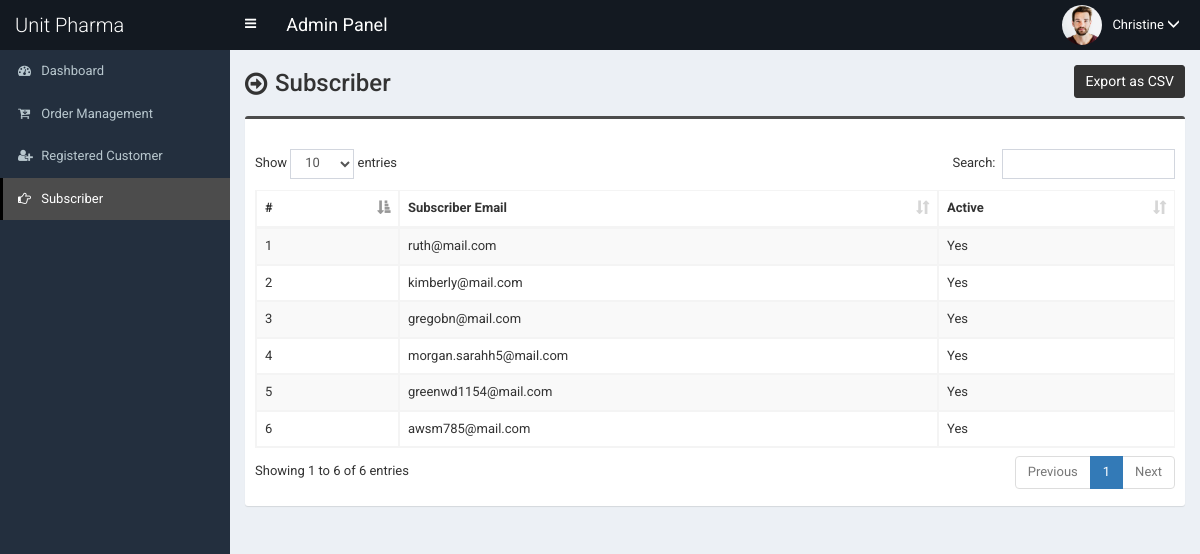
/admin/subscriber.php (signed in), run on the app's committed database.
### tables this page shows
CREATE TABLE `tbl_subscriber` (
  `subs_id` int(11) NOT NULL,
  `subs_email` varchar(255) NOT NULL,
  `subs_date` varchar(100) NOT NULL,
  `subs_date_time` varchar(100) NOT NULL,
  `subs_hash` varchar(255) NOT NULL,
  `subs_active` int(11) NOT NULL
);

### admin/subscriber.php (the view, shortened to what this page needs)
<?php require_once('header.php'); ?>
<section class="content-header">
	<div class="content-header-left">
		<h1>Subscriber</h1>
	</div>
	<div class="content-header-right">
		<a href="subscriber-csv.php" class="btn btn-primary btn-sm">Export as CSV</a>
	</div>
</section>
<section class="content">
  <div class="row">
    <div class="col-md-12">
      <div class="box box-info">
        <div class="box-body table-responsive">
          <table id="example1" class="table table-bordered table-hover table-striped">
			<thead>
			    <tr>
			        <th>#</th>
			        <th>Subscriber Email</th>
					<th>Active</th>
			    </tr>
			</thead>
            <tbody>
            	<?php
            	$i=0;
            	$statement = $pdo->prepare("SELECT * FROM tbl_subscriber WHERE subs_active=1");
            	$statement->execute();
            	$result = $statement->fetchAll(PDO::FETCH_ASSOC);
            	foreach ($result as $row) {
            		$i++;
            		?>
					<tr>
	                    <td><?php echo $i; ?></td>
	                    <td><?php echo $row['subs_email']; ?></td>
						<td><?php if($row['subs_active']==1) {echo "Yes";}else{echo "No";}?>
	                </tr>
            		<?php
            	}
            	?>
            </tbody>
          </table>
        </div>
      </div>
</section>
<?php require_once('footer.php'); ?>

### admin/style.css (style rules this page uses)
body { font-size: 13px; font-family: "Roboto", sans-serif; }
.content-header > h1, .content-header .content-header-left h1 { font-family: "Roboto", sans-serif; }
.box-info { padding-top: 20px; }
.content-header { overflow: hidden; }
.content-header .content-header-left { float: left; padding-top: 5px; }
.content-header .content-header-right { float: right; }
.content-header .content-header-left h1 { margin-top: 0; margin-bottom: 0; padding-left: 30px; padding-bottom: 5px; font-size: 24px; position: relative; }
.content-header .content-header-left h1:before { position: absolute; top: 0; left: 0; font-family: "FontAwesome", sans-serif; font-size: 26px; content: "\f18e"; }
.content-header .content-header-right a { position: relative; font-size: 14px; }
.box.box-info { border-top-color: #4c4c4c; }
.content-header .content-header-right a { background-color: #333333; border-color: #333333; }

### data on the page
tbl_subscriber: subs_email "ruth@mail.com", subs_active "Yes"
tbl_subscriber: subs_email "kimberly@mail.com", subs_active "Yes"
tbl_subscriber: subs_email "gregobn@mail.com", subs_active "Yes"
tbl_subscriber: subs_email "morgan.sarahh5@mail.com", subs_active "Yes"
tbl_subscriber: subs_email "greenwd1154@mail.com", subs_active "Yes"
tbl_subscriber: subs_email "awsm785@mail.com", subs_active "Yes"

### other printed values
$_SESSION['user']['full_name'] "Christine"
